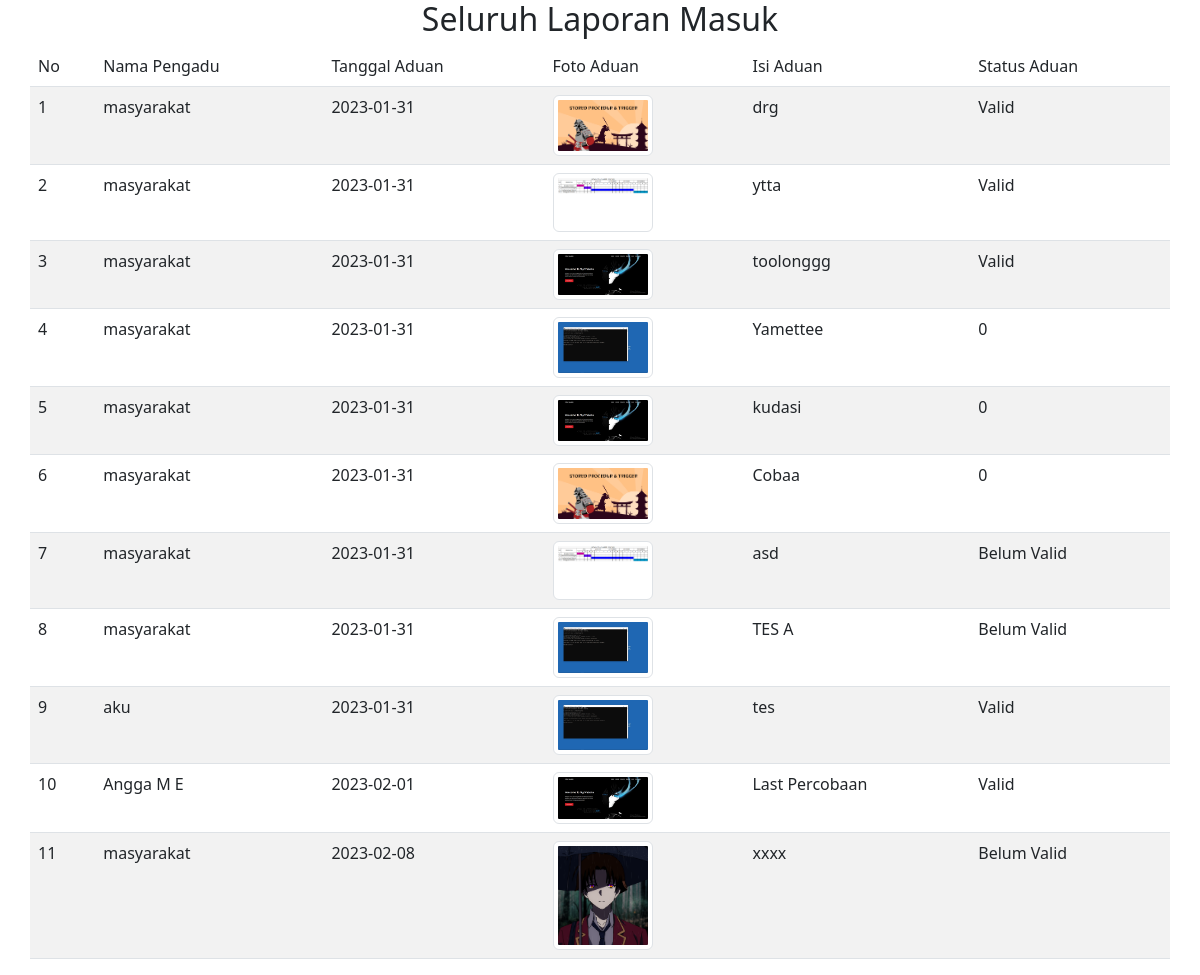
Page /administrator/generate-laporan.php (signed in) on the committed database.
### tables this page shows
CREATE TABLE `pengaduan` (
  `id_pengaduan` int(11) NOT NULL,
  `tgl_pengaduan` date DEFAULT NULL,
  `nik` char(16) DEFAULT NULL,
  `isi_laporan` text DEFAULT NULL,
  `foto` varchar(255) DEFAULT NULL,
  `status` enum('0','proses','selesai') DEFAULT NULL
);

CREATE TABLE `masyarakat` (
  `nik` char(16) NOT NULL,
  `nama` varchar(35) DEFAULT NULL,
  `username` varchar(25) DEFAULT NULL,
  `password` varchar(32) DEFAULT NULL,
  `telp` varchar(13) DEFAULT NULL
);

### administrator/generate-laporan.php (the view, shortened to what this page needs)
<?php
include '../lib/database.php';
$query = "SELECT m.nama as nama, p.tgl_pengaduan as tgl_pengaduan, p.foto as foto, p.isi_laporan as isi_laporan, p.status as status FROM pengaduan p JOIN masyarakat m WHERE p.nik = m.nik";
$execQuery = mysqli_query($koneksi, $query);
$getData = mysqli_fetch_all($execQuery, MYSQLI_ASSOC);
?>
<!DOCTYPE html>
<html lang="en">
<head>
    <link rel="stylesheet" type="text/css" href="../assets/dist/css/bootstrap.min.css">
</head>
<body>
    <div class="container">
        <div class="row justify-content-center align-middle">
            <center>
                <h2>Seluruh Laporan Masuk</h2>
            </center>
            <table class="table table-striped">
                <thead>
                    <tr>
                        <td>No</td>
                        <td>Nama Pengadu</td>
                        <td>Tanggal Aduan</td>
                        <td>Foto Aduan</td>
                        <td>Isi Aduan</td>
                        <td>Status Aduan</td>
                    </tr>
                </thead>
                <tbody>
                    <?php
                    $no = 0;
                        foreach ($getData as $data) {
                            $no +=1;
                            if($data['status'] == NULL) {
                                $status = 'Belum Valid';
                            }else if($data['status'] != '0') {
                                $status = 'Valid';
                            }else{
                                $status = $data['status'];
                            }
                            echo "
                                <tr>
                                    <td>$no</td>
                                    <td>$data[nama]</td>
                                    <td>$data[tgl_pengaduan]</td>
                                    <td>
                                        <img src=$data[foto] width= 100px class='img img-thumbnail'>
                                    </td>
                                    <td>$data[isi_laporan]</td>
                                    <td>$status</td>
                                </tr>
                            ";
                        }
                    ?>
                </tbody>
            </table>
        </div>
    </div>
</body>
</html>

### rows in the picture
pengaduan: nik.nama "masyarakat", tgl_pengaduan "2023-01-31", foto (picture), isi_laporan "drg", status "Valid"
pengaduan: nik.nama "masyarakat", tgl_pengaduan "2023-01-31", foto (picture), isi_laporan "ytta", status "Valid"
pengaduan: nik.nama "masyarakat", tgl_pengaduan "2023-01-31", foto (picture), isi_laporan "toolonggg", status "Valid"
pengaduan: nik.nama "masyarakat", tgl_pengaduan "2023-01-31", foto (picture), isi_laporan "Yamettee", status "0"
pengaduan: nik.nama "masyarakat", tgl_pengaduan "2023-01-31", foto (picture), isi_laporan "kudasi", status "0"
pengaduan: nik.nama "masyarakat", tgl_pengaduan "2023-01-31", foto (picture), isi_laporan "Cobaa", status "0"
pengaduan: nik.nama "masyarakat", tgl_pengaduan "2023-01-31", foto (picture), isi_laporan "asd", status "Belum Valid"
pengaduan: nik.nama "masyarakat", tgl_pengaduan "2023-01-31", foto (picture), isi_laporan "TES A", status "Belum Valid"
pengaduan: nik.nama "aku", tgl_pengaduan "2023-01-31", foto (picture), isi_laporan "tes", status "Valid"
pengaduan: nik.nama "Angga M E", tgl_pengaduan "2023-02-01", foto (picture), isi_laporan "Last Percobaan", status "Valid"
pengaduan: nik.nama "masyarakat", tgl_pengaduan "2023-02-08", foto (picture), isi_laporan "xxxx", status "Belum Valid"
